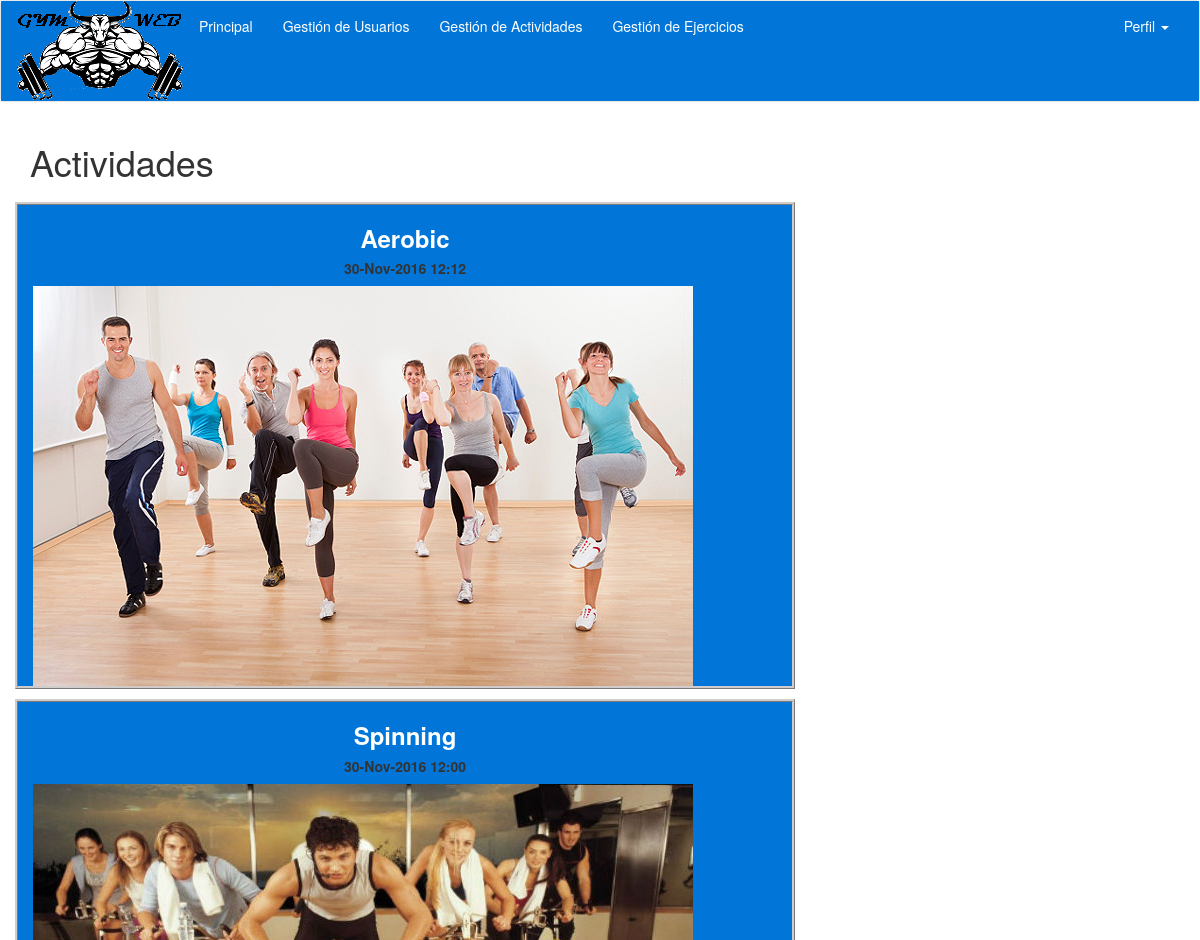
Before: /views/Admin/principal.php (signed in, upper part) with the older database file.
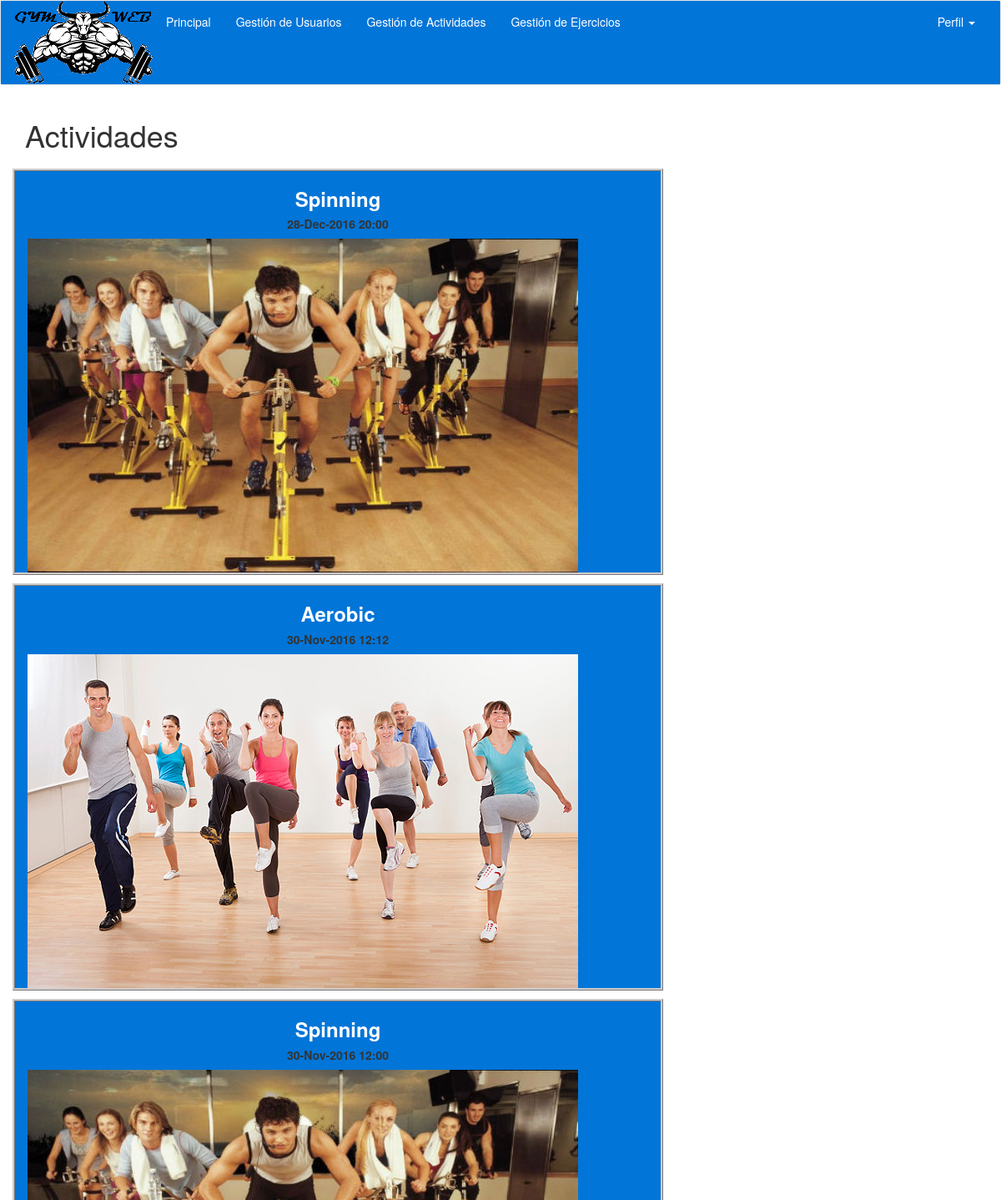
After: the same page with the newer database file.
### tables this page shows
CREATE TABLE `actividad` (
  `idActividad` int(11) NOT NULL,
  `nomActividad` varchar(30) DEFAULT NULL,
  `totalPlazas` int(11) DEFAULT NULL,
  `descripAct` varchar(500) DEFAULT NULL,
  `fecha` datetime DEFAULT NULL,
  `plazasOcupadas` int(11) DEFAULT NULL,
  `imagenAct` longblob
);

### controller/ActividadController.php (called while the page is built, shortened)
<?php
require_once(__DIR__."/../conexion/bdConexion.php");
require_once(__DIR__."/../model/ActividadMapper.php");
require_once(__DIR__."/../model/Actividad.php");
	class ActividadController{
        public static function getAll(){
          $actividades = new Actividad();
          return $actividades->getAllActividades();
        }
  }
?>

### model/ActividadMapper.php (called while the page is built, shortened)
<?php
require_once(__DIR__."/../conexion/bdConexion.php");
class ActividadMapper{
    public static function findAll()
    {
        global $connect;
        $resultado = mysqli_query($connect, 'SELECT * FROM actividad ORDER BY fecha DESC');
        return $resultado;
    }
}
?>

### model/Actividad.php (called while the page is built, shortened)
<?php
require_once(__DIR__."/../conexion/bdConexion.php");
require_once(__DIR__."/../model/ActividadMapper.php");
class Actividad {
  public static function getAllActividades()
    {
        return $resultado = ActividadMapper::findAll();
    }
}
?>

### views/Admin/principal.php (the view, shortened to what this page needs)
<?php
 if ($_SESSION['tipoUsuario'] =='Administrador'){
  $row = ActividadController::getAll();
?>
<!DOCTYPE html>
<html lang="en">
  <head>
    <link href="../../css/navbar.css" rel="stylesheet">
    <link href="../../css/bootstrap.min.css" rel="stylesheet">
    <link href="../../css/principal.css" rel="stylesheet">
  </head>
  <body>
  <header>
  	<?php include("../navbar.php");   ?>
  </header>
  <div class="container">
		 <h1>Actividades</h1>
     <div class="row" style="margin-top: 20px; margin-bottom: 10px;">
        <?php
        if($row!=null){
            foreach ($row as $actividad) {
              $fecha = $actividad['fecha'];
              $format = "Y-m-d H:i:s";
              $dateobj = DateTime::createFromFormat($format, $fecha);
        ?>
            <div class="col-xs-12 col-sm-8 col-md-8 col-lg-8" style="margin-bottom: 10px;border-color: #d0cccc;border-style: ridge; background-color: #0275d8;">
                <h3><b><a href="consultarActividades.php?id=<?php echo $actividad['idActividad']; ?>" style="color: white;"><?php echo $actividad['nomActividad'];?></a></b></h3>
                <h5><b><?php echo $dateobj->format("d-M-Y H:i");?></b></h5>
                <img alt="imgActividad" src="../../img/actividades/<?php echo $actividad['imagenAct'];?>" style="max-width: 100%;max-height: 100%;">
            </div>
        <?php
            }
          }
        ?>
        </div>
     </div>
  </body>
</html>
<?php
  }
?>

Changed rows visible on the page:
added actividad: nomActividad "Spinning", fecha "28-Dec-2016 20:00", imagenAct (picture)
